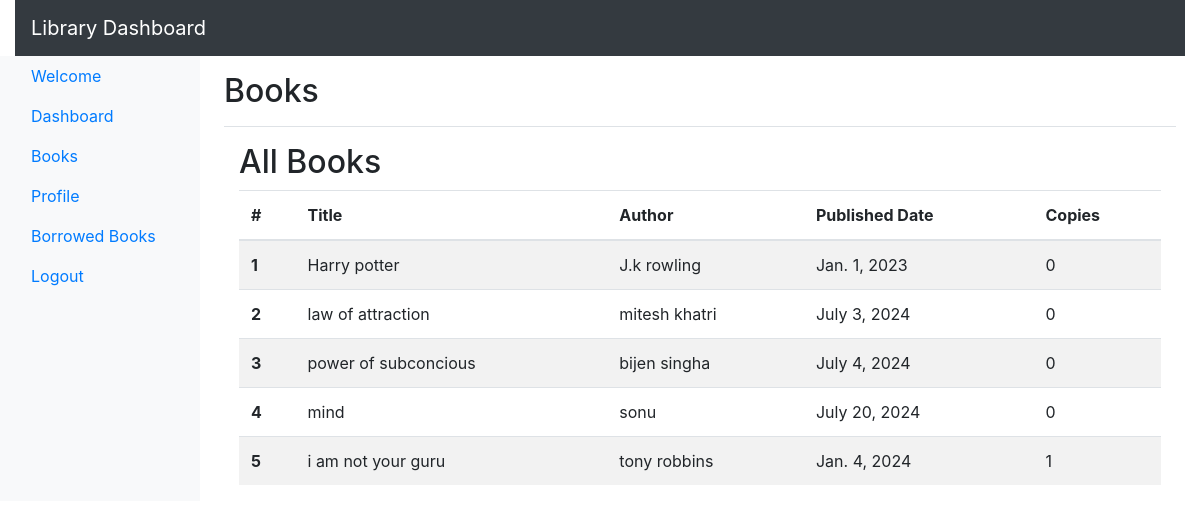
The page /booklist/ on the database its author committed.
### app/models.py (models this page shows)
class Book(models.Model):
    title=models.CharField(max_length=50)
    author=models.CharField(max_length=50)
    date=models.DateField()
    isbn=models.CharField(max_length=13,unique=True)
    copies=models.IntegerField(default=1)

### app/views.py (the view)
# urls.py: path('booklist/', views.booklist, name='booklist'),
def booklist(request):
    query = request.GET.get('query')
    if query:
        books = Book.objects.filter(title=query)
    else:
        books = Book.objects.all()
    return render(request, 'books.html', {'books': books})

### app/templates/books.html (shortened to what this page needs)
{% extends 'base.html' %}
{% block page_title %}Books{% endblock %}
{% block content %}
<div class="row">
    <div class="col-md-12">
        <h2>All Books</h2>
        <div class="table-responsive">
            <table class="table table-striped">
                <thead>
                    <tr>
                        <th scope="col">#</th>
                        <th scope="col">Title</th>
                        <th scope="col">Author</th>
                        <th scope="col">Published Date</th>
                        <th scope="col">Copies</th>
                    </tr>
                </thead>
                <tbody>
                    {% for book in books %}
                    <tr>
                        <th scope="row">{{ forloop.counter }}</th>
                        <td>{{ book.title }}</td>
                        <td>{{ book.author }}</td>
                        <td>{{ book.date }}</td>
                        <td>{{ book.copies }}</td>
                    </tr>
                    {% empty %}
                    <tr>
                        <td colspan="4">No books available</td>
                    </tr>
                    {% endfor %}
                </tbody>
            </table>
        </div>
    </div>
</div>
{% endblock %}

### app/templates/base.html (shortened to what this page needs)
<!DOCTYPE html>
<html lang="en">
<head>
    <link rel="stylesheet" href="https://stackpath.bootstrapcdn.com/bootstrap/4.5.2/css/bootstrap.min.css">
</head>
<body>
    <div class="container-fluid">
        <nav class="navbar navbar-expand-lg navbar-dark bg-dark">
            <a class="navbar-brand" href="#">Library Dashboard</a>
        </nav>
        <div class="row">
            <nav class="col-md-2 d-none d-md-block bg-light sidebar">
                <div class="sidebar-sticky">
                    <ul class="nav flex-column">
<li class="nav-item">
    <a class="nav-link" href="{% url 'welcome' %}">Welcome</a>
</li>
<li class="nav-item">
    <a class="nav-link" href="{% url 'dashboard' %}">Dashboard</a>
</li>
<li class="nav-item">
    <a class="nav-link" href="{% url 'booklist' %}">Books</a>
</li>
<li class="nav-item">
    <a class="nav-link" href="{% url 'profile' %}">Profile</a>
</li>
                        <li class="nav-item">
                            <a class="nav-link" href="{% url 'borrowed_books' %}">Borrowed Books</a>
                        </li>
                        <li class="nav-item">
                            <a class="nav-link" href="{% url 'logout' %}">Logout</a>
                        </li>
                    </ul>
                </div>
            </nav>
            <main role="main" class="col-md-9 ml-sm-auto col-lg-10 px-4">
                <div class="d-flex justify-content-between flex-wrap flex-md-nowrap align-items-center pt-3 pb-2 mb-3 border-bottom">
                    <h1 class="h2">{% block page_title %}{% endblock %}</h1>
                </div>
                <div class="container">
                    {% block content %}{% endblock %}
                </div>
            </main>
        </div>
    </div>
</body>
</html>

### rows shown on the page
Book: title "Harry potter", author "J.k rowling", date "Jan. 1, 2023", copies "0"
Book: title "law of attraction", author "mitesh khatri", date "July 3, 2024", copies "0"
Book: title "power of subconcious", author "bijen singha", date "July 4, 2024", copies "0"
Book: title "mind", author "sonu", date "July 20, 2024", copies "0"
Book: title "i am not your guru", author "tony robbins", date "Jan. 4, 2024", copies "1"
